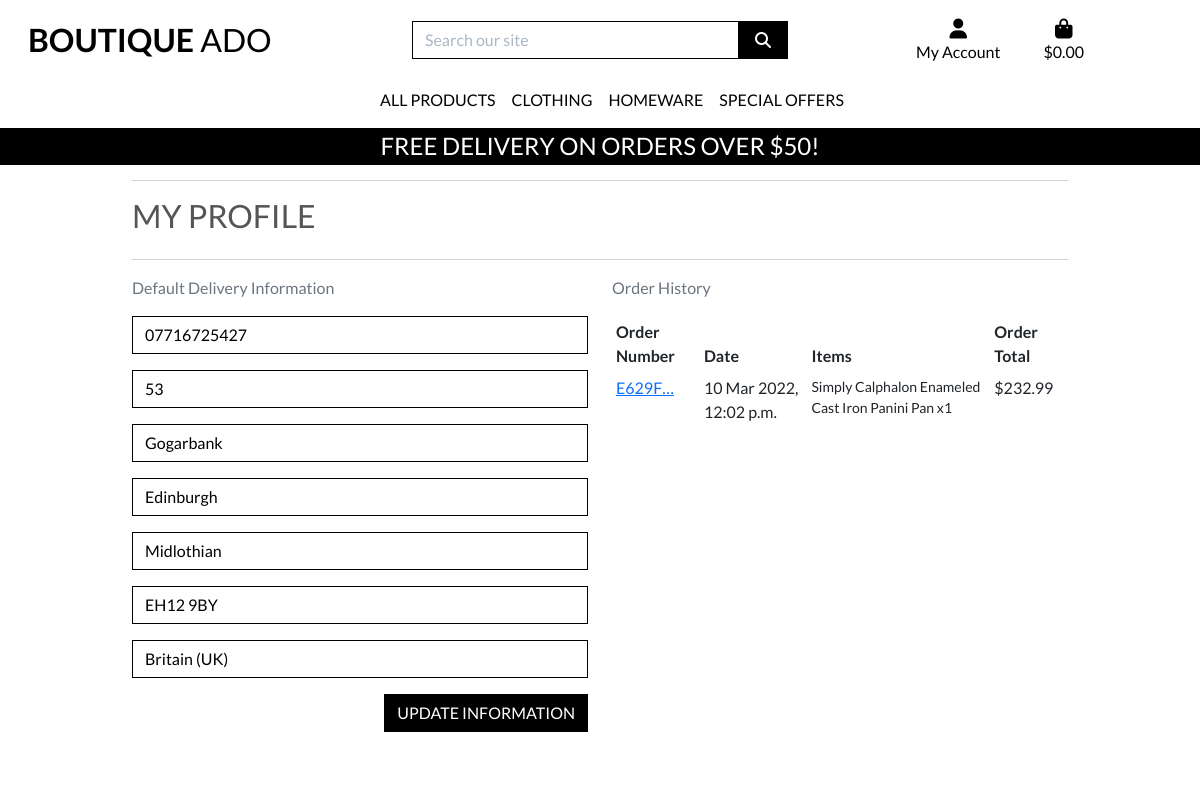
Page /profile/ (signed in) on the earlier database version.
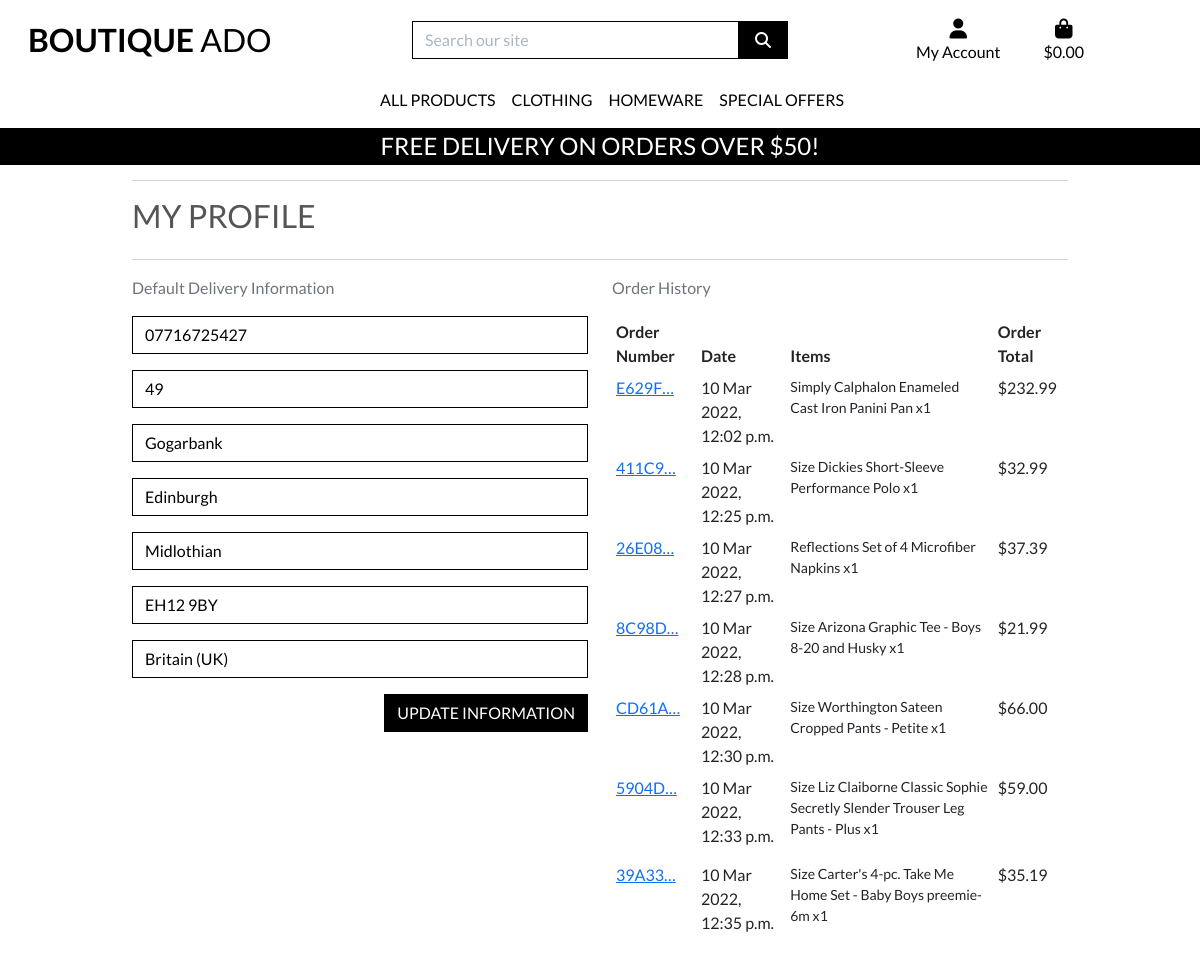
Same page on the later database version.
### profiles/models.py (models this page shows, shortened)
class UserProfile(models.Model):
    user = models.OneToOneField(User, on_delete=models.CASCADE)
    default_phone_number = models.CharField(max_length=20, null=False, blank=False)
    default_street_address1 = models.CharField(max_length=80, null=False, blank=False)
    default_street_address2 = models.CharField(max_length=80, null=True, blank=True)
    default_town_or_city = models.CharField(max_length=40, null=False, blank=False)
    default_county = models.CharField(max_length=80, null=True, blank=True)
    default_postcode = models.CharField(max_length=20, null=True, blank=True)
    default_country = CountryField(blank_label='Country', null=False, blank=False)

### checkout/models.py (models this page shows, shortened)
class Order(models.Model):
    order_number = models.CharField(max_length=32, null=False, editable=False)
    user_profile = models.ForeignKey(UserProfile, on_delete=models.SET_NULL,
                                     null=True, blank=False, related_name='orders')
    full_name = models.CharField(max_length=50, null=False, blank=False)
    email = models.EmailField(max_length=254, null=False, blank=False)
    phone_number = models.CharField(max_length=20, null=False, blank=False)
    country = CountryField(blank_label='Country', null=False, blank=False)
    postcode = models.CharField(max_length=20, null=True, blank=True)
    town_or_city = models.CharField(max_length=40, null=False, blank=False)
    street_address1 = models.CharField(max_length=80, null=False, blank=False)
    street_address2 = models.CharField(max_length=80, null=True, blank=True)
    county = models.CharField(max_length=80, null=True, blank=True)
    date = models.DateTimeField(auto_now_add=True)
    delivery_cost = models.DecimalField(max_digits=6, decimal_places=2, null=False, default=0)
    order_total = models.DecimalField(max_digits=10, decimal_places=2, null=False, default=0)
    grand_total = models.DecimalField(max_digits=10, decimal_places=2, null=False, default=0)
    original_bag = models.TextField(null=False, blank=False, default='')
    stripe_pid = models.CharField(max_length=254, null=False, blank=False, default='')

class OrderLineItem(models.Model):
    order = models.ForeignKey(Order, null=False, blank=False, on_delete=models.CASCADE, related_name='lineitems')
    product = models.ForeignKey(Product, null=False, blank=False, on_delete=models.CASCADE)
    product_size = models.CharField(max_length=2, null=True, blank=True)  # XS, S, M, L, XL
    quantity = models.IntegerField(null=False, blank=False, default=0)
    lineitem_total = models.DecimalField(max_digits=6, decimal_places=2, null=False, blank=False, editable=False)

### products/models.py (models this page shows, shortened)
class Product(models.Model):
    category = models.ForeignKey(Category, null=True, blank=True, on_delete=models.SET_NULL)
    sku = models.CharField(max_length=254, null=True, blank=True)
    name = models.CharField(max_length=254)
    description = models.TextField()
    has_sizes = models.BooleanField(default=False, null=True, blank=True)
    price = models.DecimalField(max_digits=6, decimal_places=2)
    rating = models.DecimalField(max_digits=6, decimal_places=2, null=True, blank=True)
    image_url = models.URLField(max_length=1024, null=True, blank=True)
    image = models.ImageField(null=True, blank=True)

### profiles/views.py (the view)
# urls.py: path('profile/', include('profiles.urls')),
def profile(request):
    profile = get_object_or_404(UserProfile, user=request.user)
    if request.method == 'POST':
        form = UserProfileForm(request.POST, instance=profile)
        if form.is_valid():
            form.save()
            messages.success(request, 'Profile updated successfully')
    form = UserProfileForm(instance=profile)
    orders = profile.orders.all()
    template = 'profiles/profile.html'
    context = {
        'form': form,
        'orders': orders,
        'on_profile_page': True,
    }
    return render(request, template, context)

### profiles/forms.py
class UserProfileForm(forms.ModelForm):
    class Meta:
        model = UserProfile
        exclude = ('user',)
    def __init__(self, *args, **kwargs):
        super().__init__(*args, **kwargs)
        placeholders = {
            'default_phone_number': 'Phone Number',
            'default_postcode': 'Postal Code',
            'default_town_or_city': 'Town or City',
            'default_street_address1': 'Street Address 1',
            'default_county': 'County, State or Locality',
            'default_street_address2': 'Street Address 2',
        }
        self.fields['default_phone_number'].widget.attrs['autofocus'] = True
        for field in self.fields:
            if field != 'default_country':
                if self.fields[field].required:
                    placeholder = f'{placeholders[field]} *'
                else:
                    placeholder = placeholders[field]
                self.fields[field].widget.attrs['placeholder'] = placeholder
            self.fields[field].widget.attrs['class'] = 'border-black rounded-0 profile-form-input'
            self.fields[field].label = False

### profiles/templates/profiles/profile.html (shortened to what this page needs)
{% extends "base.html" %}
{% load static %}
{% block extra_css %}
    <link rel="stylesheet" href="{% static 'profiles/css/profile.css' %}">
{% endblock %}
{% block page_header %}
    <div class="container header-container">
    </div>
{% endblock %}
{% block content %}
    <div class="overlay"></div>
    <div class="container bm-2">
        <div class="row">
            <div class="col">
                <hr>
                <h2 class="logo-font mb-4">My Profile</h2>
                <hr>
            </div>
        </div>
        <div class="row">
            <div class="col-12 col-lg-6">
                <p class="text-muted">Default Delivery Information</p>
                <form action="{% url 'profile' %}" id="profile-update-form" class="mt-3" method="POST">
                    {{ form|crispy }}
                    <button class="btn btn-black rounded-0 text-uppercase float-right">Update Information</button>
                </form>
            </div>
            <div class="col-12 col-lg-6">
                <p class="text-muted">Order History</p>
                <div class="order-history table-responsive">
                    <table class="table table-sm table-borderless">
                        <thead>
                            <tr>
                                <th>Order Number</th>
                                <th>Date</th>
                                <th>Items</th>
                                <th>Order Total</th>
                            </tr>
                        </thead>
                        <tbody>
                            {% for order in orders %}
                                <tr>
                                    <td>
                                        <a href="{% url 'order_history' order.order_number %}"
                                        title="{{ order.order_number }}">
                                            {{ order.order_number|truncatechars:6 }}
                                        </a>
                                    </td>
                                    <td>{{ order.date }}</td>
                                    <td>
                                        <ul class="list-unstyled">
                                            {% for item in order.lineitems.all %}
                                                <li class="small">
                                                    {% if item.product.has_sizes %}
                                                        Size {{ item.product.size|upper }}
                                                    {% endif %}{{ item.product.name }} x{{ item.quantity }}
                                                </li>
                                            {% endfor %}
                                        </ul>
                                    </td>
                                    <td>${{ order.grand_total }}</td>
                                </tr>
                            {% endfor %}
                        </tbody>
                    </table>
                </div>
            </div>
        </div>
{% endblock %}

Differences in the rows shown:
changed UserProfile "Gogarbank": default_street_address1 "53" → "49"
added Order: order_number "411C9…", date "10 Mar 2022, 12:25 p.m.", grand_total "32.99"
added OrderLineItem: product.name "Dickies Short-Sleeve Performance Polo", quantity "1", shown under "411C9…"
added Order: order_number "26E08…", date "10 Mar 2022, 12:27 p.m.", grand_total "37.39"
added OrderLineItem: product.name "Reflections Set of 4 Microfiber Napkins", quantity "1", shown under "26E08…"
added Order: order_number "8C98D…", date "10 Mar 2022, 12:28 p.m.", grand_total "21.99"
added OrderLineItem: product.name "Arizona Graphic Tee - Boys 8-20 and Husky", quantity "1", shown under "8C98D…"
added Order: order_number "CD61A…", date "10 Mar 2022, 12:30 p.m.", grand_total "66.00"
added OrderLineItem: product.name "Worthington Sateen Cropped Pants - Petite", quantity "1", shown under "CD61A…"
added Order: order_number "5904D…", date "10 Mar 2022, 12:33 p.m.", grand_total "59.00"
added OrderLineItem: product.name "Liz Claiborne Classic Sophie Secretly Slender Trouser Leg Pants - Plus", quantity "1", shown under "5904D…"
added Order: order_number "39A33…", date "10 Mar 2022, 12:35 p.m.", grand_total "35.19"
added OrderLineItem: product.name "Carter's 4-pc. Take Me Home Set - Baby Boys preemie-6m", quantity "1", shown under "39A33…"
